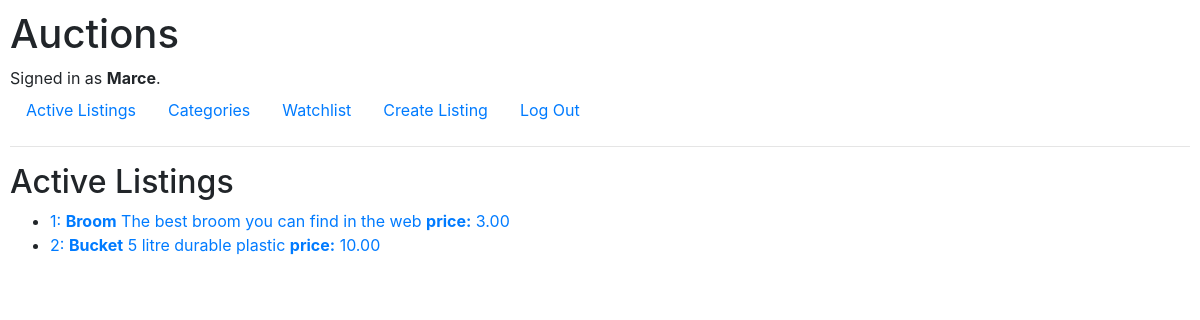
The page / (signed in) on the database its author committed.
### auctions/models.py (models this page shows, shortened)
class User(AbstractUser):
    pass

class Listing(models.Model):
    title = models.CharField(max_length=50)
    description = models.CharField(max_length=1000)
    starting_bid = models.DecimalField(max_digits=10, decimal_places=2)
    created_date = models.DateTimeField("date published")
    category_id = models.ForeignKey(Category, on_delete=models.CASCADE)

### auctions/views.py (the view)
# urls.py: path("", views.index, name="index"),
def index(request):
    return render(request, "auctions/index.html",
    {
        "listings": Listing.objects.all()
    })

### auctions/templates/auctions/index.html
{% extends "auctions/layout.html" %}
{% block body %}
    <h2>Active Listings</h2>
    <ul>
        {% for listing in listings %}
            <li>
                <a href="{% url 'auctions:listing' listing.id %}">
                {{ listing.id }}: <strong>{{ listing.title }}</strong> {{ listing.description }} <strong>price:</strong> {{ listing.starting_bid }}
                </a>
            </li>
        {% endfor %}
    </ul>
{% endblock %}

### auctions/templates/auctions/layout.html (shortened to what this page needs)
{% load static %}
<!DOCTYPE html>
<html lang="en">
    <head>
        <link rel="stylesheet" href="https://stackpath.bootstrapcdn.com/bootstrap/4.4.1/css/bootstrap.min.css">
        <link href="{% static 'auctions/styles.css' %}" rel="stylesheet">
    </head>
    <body>
        <h1>Auctions</h1>
        <div>
            {% if user.is_authenticated %}
                Signed in as <strong>{{ user.username }}</strong>.
            {% else %}
                Not signed in.
            {% endif %}
        </div>
        <ul class="nav">
            <li class="nav-item">
                <a class="nav-link" href="{% url 'auctions:index' %}">Active Listings</a>
            </li>
            {% if user.is_authenticated %}
                <li class="nav-item">
                    <a class="nav-link" href="{% url 'auctions:categories' %}">Categories</a>
                </li>
                <li class="nav-item">
                    <a class="nav-link" href="{% url 'auctions:watchlist' %}">Watchlist</a>
                </li>
                <li class="nav-item">
                    <a class="nav-link" href="{% url 'auctions:create' %}">Create Listing</a>
                </li>
                <li class="nav-item">
                    <a class="nav-link" href="{% url 'auctions:logout' %}">Log Out</a>
                </li>
            {% endif %}
        </ul>
        <hr>
        {% block body %}
        {% endblock %}
    </body>
</html>

### auctions/static/auctions/styles.css (style rules this page uses)
body { padding: 10px; }

### rows shown on the page
User: username "Marce"
Listing: id "1", title "Broom", description "The best broom you can find in the web", starting_bid "3.00"
Listing: id "2", title "Bucket", description "5 litre durable plastic", starting_bid "10.00"
